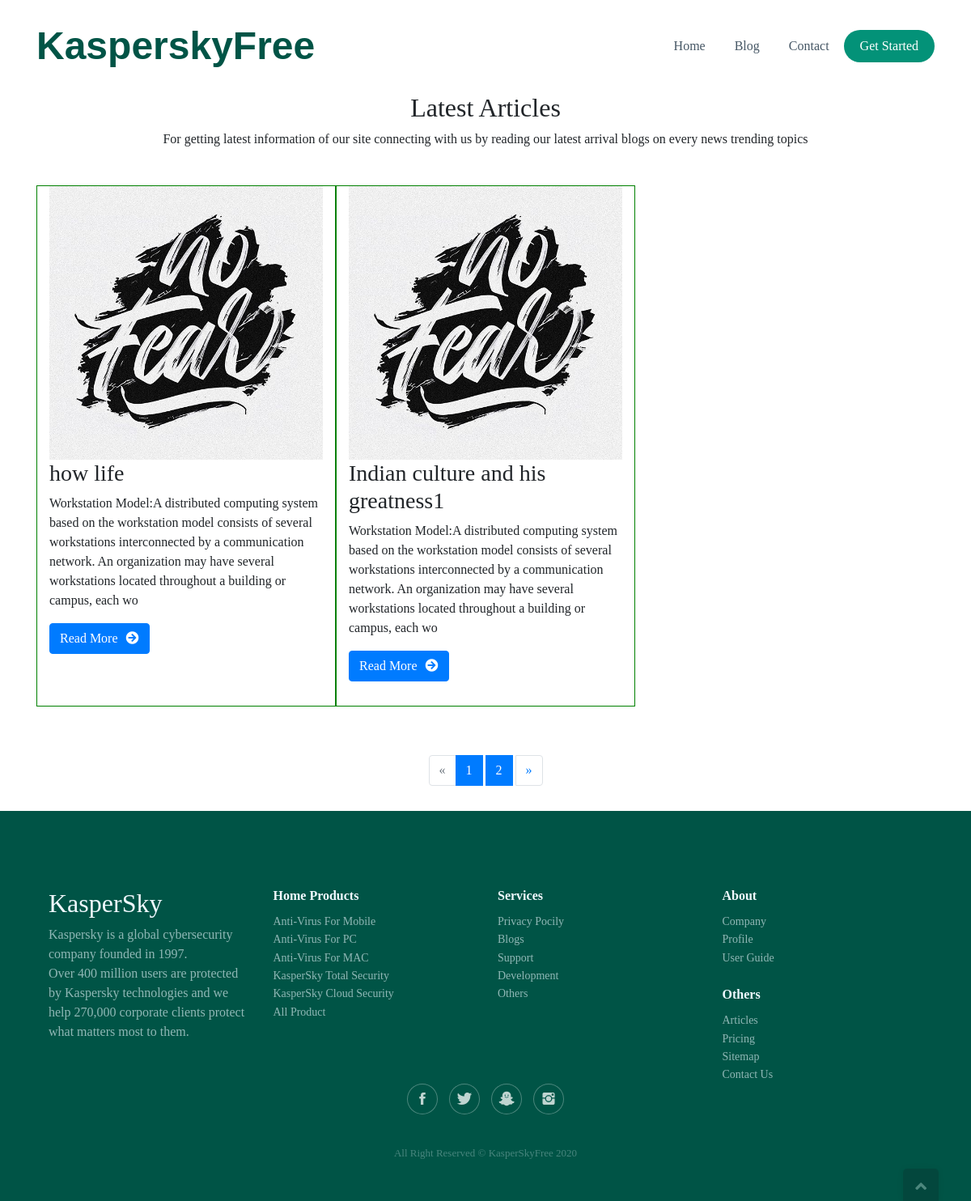
Screenshot of /blog.php with the database file from the repository.
### tables this page shows
CREATE TABLE `blog_article` (
  `id` int(11) NOT NULL,
  `title` varchar(2000) NOT NULL,
  `content` varchar(40000) NOT NULL,
  `author` varchar(255) NOT NULL,
  `category` varchar(255) NOT NULL,
  `date` date NOT NULL,
  `blog_image` text NOT NULL,
  `status` tinyint(11) NOT NULL
);

### blog.php (the view, shortened to what this page needs)
<?php
include 'header.php';
include './vp-admin/db/db.php';
$sql="SELECT * FROM `blog_article`";
 $res1=mysqli_query($con,$sql);
 $total_record=mysqli_num_rows($res1);
 $per_page=4;
$num=floor($total_record/$per_page);
$rem=floor($total_record%$per_page);
if($rem>0){
	$num++;
}
$start=0;
$sql.="WHERE status='1' ORDER BY `title` ASC limit $start,$per_page";
$res=mysqli_query($con,$sql);
?>
   <div class="article-list">
        <div class="container">
            <div class="intro">
                <h2 class="text-center">Latest Articles</h2>
                <p class="text-center">For getting latest information of our site connecting with us by reading our latest arrival blogs on every news trending topics </p>
            </div>
            <div class="row">
                    <?php while($row=mysqli_fetch_array($res)){?>
                <div class="col-sm-6 col-md-4" style="border:1px solid green">
                    <a href="article?id=<?php echo $row['id']?>"><img class="img-fluid" src="./vp-admin/assets/img/article/<?php echo $row['blog_image']; ?>"></a>
                    <h3 class="name"><?php echo $row['title']; ?></h3>
                    <p class="description"><?php echo substr(strip_tags($row['content']),0,250); ?></p>
                    <a href="article?id=<?php echo $row['id']?>"><button class="btn btn-primary" style="margin-bottom:30px;"><span style="color:white;">Read More</span>
                    <i class="fa fa-arrow-circle-right" style="color:white;padding-left:6px"></i></butoon></a>
                </div>
                    <?php } ?>
            </div>
        </div>
            <div class="row">
                <div class="col-md-12">
                    <nav class="d-lg-flex justify-content-lg-middle dataTables_paginate paging_simple_numbers">
                        <ul class="pagination mx-auto">
                            <li class="page-item disabled"><a class="page-link" href="#" aria-label="Previous"><span aria-hidden="true">«</span></a></li>
                            <?php
                            for($i=1;$i<=$num;$i++){
                                echo '<li class="page-item active"><a class="page-link" href="blog.php?start='.$i.'">'.$i.'</a></li> &nbsp;';
                            }
                            ?>
                            <li class="page-item"><a class="page-link" href="#" aria-label="Next"><span aria-hidden="true">»</span></a></li>
                        </ul>
                    </nav>
                </div>
            </div>
    </div>
    <?php
include 'footer.php'; ?>

### assets/css/Scroll-To-Top-1.css (style rules this page uses)
html { scroll-behavior: smooth; }

### assets/css/custom.css (style rules this page uses)
body { font-family:'Times New Roman', Times, serif }
.row { margin-top: 30px !important; padding: 15px; }

### rows the page displays
blog_article: blog_image (picture), title "how life", content "Workstation Model:A distributed computing system based on the workstation model consists of several workstations interconnected by a communication network. An organization may have several workstations located throughout a building or campus, each wo"
blog_article: blog_image (picture), title "Indian culture and his greatness1", content "Workstation Model:A distributed computing system based on the workstation model consists of several workstations interconnected by a communication network. An organization may have several workstations located throughout a building or campus, each wo"
